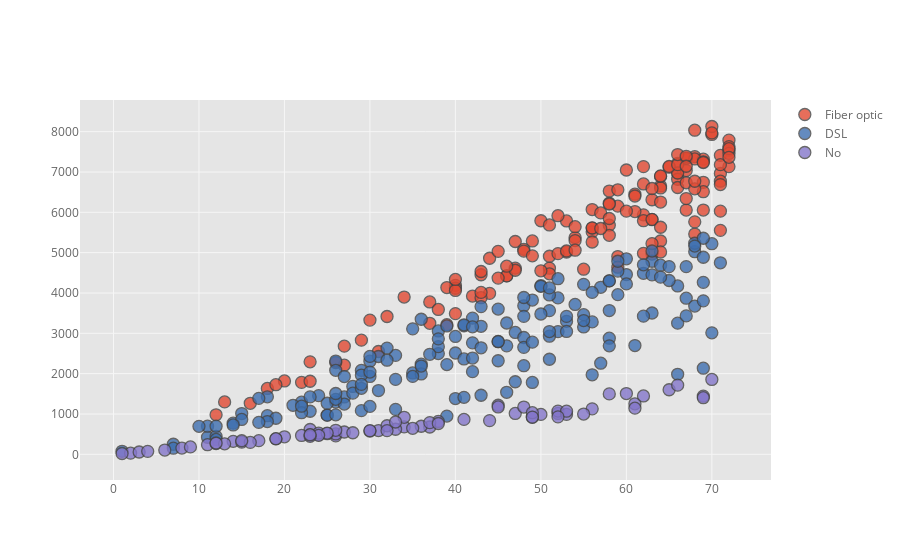

The notebook cell saved with this chart:
### Code cell
data.iplot(x='tenure', y='TotalCharges', mode='markers', categories='InternetService')

### Figure 1 — Plotly figure (JSON) as saved in the notebook; plotly's stock layout.template omitted (floating-point values rounded to 4 significant figures; data arrays with more than 128 entries replaced by an {"elided": "..."} marker saying what was removed)
{"data": [{"marker": {"color": "rgba(226, 74, 51, 1.0)", "line": {"width": 1.3}, "opacity": 0.8, "size": 12, "symbol": "circle"}, "mode": "markers", "name": "Fiber optic", "textfont": {"color": "#666666"}, "type": "scatter", "uid": "afcafa3f-e354-4277-bccc-8e1a4bb067f6", "x": {"elided": "150 int values"}, "y": {"elided": "150 float values"}}, {"marker": {"color": "rgba(62, 111, 176, 1.0)", "line": {"width": 1.3}, "opacity": 0.8, "size": 12, "symbol": "circle"}, "mode": "markers", "name": "DSL", "textfont": {"color": "#666666"}, "type": "scatter", "uid": "294b822f-b1dc-423d-9386-afdc3bbc78df", "x": {"elided": "172 int values"}, "y": {"elided": "172 float values"}}, {"marker": {"color": "rgba(132, 118, 202, 1.0)", "line": {"width": 1.3}, "opacity": 0.8, "size": 12, "symbol": "circle"}, "mode": "markers", "name": "No", "textfont": {"color": "#666666"}, "type": "scatter", "uid": "bc61598b-1402-4517-9b0d-4c100b5dff91", "x": [45, 61, 41, 11, 47, 26, 26, 12, 34, 58, 52, 25, 62, 33, 23, 8, 14, 20, 31, 19, 15, 30, 38, 70, 27, 61, 24, 26, 24, 19, 34, 52, 32, 60, 44, 17, 65, 69, 25, 56, 37, 16, 53, 28, 2, 50, 13, 48, 36, 32, 49, 3, 69, 49, 4, 37, 30, 23, 22, 1, 45, 24, 23, 49, 66, 12, 9, 35, 55, 53, 33, 52, 38, 15, 6, 23], "y": [1217.0, 1252, 865, 237.7, 1013.0, 457.3, 504.2, 267, 678.8, 1498.0, 1012.0, 510.8, 1447.0, 620.5, 615.4, 153.9, 321.7, 433.8, 589.2, 383.6, 302.4, 576.6, 814.8, 1856.0, 552.9, 1144.0, 482.8, 595.5, 527.4, 386.5, 917.1, 1072.0, 707.5, 1506.0, 835.5, 337.9, 1601.0, 1443.0, 527.5, 1127.0, 677.0, 295.6, 990.5, 534.7, 28.3, 989.0, 259.6, 1172.0, 695.9, 587.7, 918.7, 57.4, 1403.0, 1032.0, 73.1, 785.8, 587.1, 478.1, 467.1, 19.85, 1174.0, 469.6, 445.3, 921.3, 1715.0, 280.4, 183.2, 644.5, 998.1, 1068.0, 800.3, 928.4, 763.1, 335.9, 105.5, 486.2]}], "layout": {"legend": {"bgcolor": "#FFFFFF", "font": {"color": "#666666"}}, "paper_bgcolor": "#FFFFFF", "plot_bgcolor": "#E5E5E5", "title": {"font": {"color": "#151516"}}, "xaxis": {"gridcolor": "#F6F6F6", "showgrid": true, "tickfont": {"color": "#666666"}, "title": {"font": {"color": "#666666"}, "text": ""}, "zerolinecolor": "#F6F6F6"}, "yaxis": {"gridcolor": "#F6F6F6", "showgrid": true, "tickfont": {"color": "#666666"}, "title": {"font": {"color": "#666666"}, "text": ""}, "zerolinecolor": "#F6F6F6"}}}
